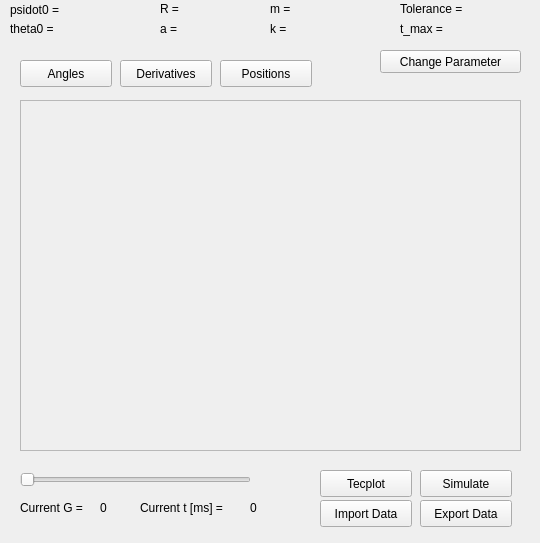
<?xml version="1.0" encoding="UTF-8"?>
<ui version="4.0">
 <class>MainWindow</class>
 <widget class="QMainWindow" name="MainWindow">
  <property name="geometry">
   <rect>
    <x>0</x>
    <y>0</y>
    <width>540</width>
    <height>543</height>
   </rect>
  </property>
  <property name="minimumSize">
   <size>
    <width>540</width>
    <height>543</height>
   </size>
  </property>
  <property name="maximumSize">
   <size>
    <width>540</width>
    <height>543</height>
   </size>
  </property>
  <property name="windowTitle">
   <string>MainWindow</string>
  </property>
  <widget class="QWidget" name="centralWidget">
   <widget class="QSlider" name="t_slider">
    <property name="geometry">
     <rect>
      <x>20</x>
      <y>470</y>
      <width>231</width>
      <height>19</height>
     </rect>
    </property>
    <property name="minimum">
     <number>0</number>
    </property>
    <property name="maximum">
     <number>2200</number>
    </property>
    <property name="singleStep">
     <number>10</number>
    </property>
    <property name="tracking">
     <bool>true</bool>
    </property>
    <property name="orientation">
     <enum>Qt::Horizontal</enum>
    </property>
   </widget>
   <widget class="QPushButton" name="changeparameter_button">
    <property name="geometry">
     <rect>
      <x>380</x>
      <y>50</y>
      <width>141</width>
      <height>23</height>
     </rect>
    </property>
    <property name="text">
     <string>Change Parameter</string>
    </property>
   </widget>
   <widget class="QPushButton" name="Simulate_button">
    <property name="geometry">
     <rect>
      <x>420</x>
      <y>470</y>
      <width>92</width>
      <height>27</height>
     </rect>
    </property>
    <property name="text">
     <string>Simulate</string>
    </property>
   </widget>
   <widget class="QPushButton" name="Import_button">
    <property name="geometry">
     <rect>
      <x>320</x>
      <y>500</y>
      <width>92</width>
      <height>27</height>
     </rect>
    </property>
    <property name="text">
     <string>Import Data</string>
    </property>
   </widget>
   <widget class="QPushButton" name="Export_button">
    <property name="geometry">
     <rect>
      <x>420</x>
      <y>500</y>
      <width>92</width>
      <height>27</height>
     </rect>
    </property>
    <property name="text">
     <string>Export Data</string>
    </property>
   </widget>
   <widget class="QLabel" name="t_text">
    <property name="geometry">
     <rect>
      <x>140</x>
      <y>500</y>
      <width>101</width>
      <height>16</height>
     </rect>
    </property>
    <property name="text">
     <string>Current t [ms] = </string>
    </property>
   </widget>
   <widget class="QLabel" name="G">
    <property name="geometry">
     <rect>
      <x>100</x>
      <y>500</y>
      <width>31</width>
      <height>16</height>
     </rect>
    </property>
    <property name="text">
     <string>0</string>
    </property>
   </widget>
   <widget class="QLabel" name="t">
    <property name="geometry">
     <rect>
      <x>250</x>
      <y>500</y>
      <width>46</width>
      <height>16</height>
     </rect>
    </property>
    <property name="text">
     <string>0</string>
    </property>
   </widget>
   <widget class="QLabel" name="G_text">
    <property name="geometry">
     <rect>
      <x>20</x>
      <y>500</y>
      <width>81</width>
      <height>16</height>
     </rect>
    </property>
    <property name="text">
     <string>Current G = </string>
    </property>
   </widget>
   <widget class="QLabel" name="m_text">
    <property name="geometry">
     <rect>
      <x>270</x>
      <y>0</y>
      <width>31</width>
      <height>17</height>
     </rect>
    </property>
    <property name="text">
     <string>m = </string>
    </property>
   </widget>
   <widget class="QLabel" name="k_text">
    <property name="geometry">
     <rect>
      <x>270</x>
      <y>20</y>
      <width>21</width>
      <height>17</height>
     </rect>
    </property>
    <property name="text">
     <string>k = </string>
    </property>
   </widget>
   <widget class="QLabel" name="Tolerance_text">
    <property name="geometry">
     <rect>
      <x>400</x>
      <y>0</y>
      <width>81</width>
      <height>17</height>
     </rect>
    </property>
    <property name="text">
     <string>Tolerance = </string>
    </property>
   </widget>
   <widget class="QLabel" name="R_text">
    <property name="geometry">
     <rect>
      <x>160</x>
      <y>0</y>
      <width>31</width>
      <height>17</height>
     </rect>
    </property>
    <property name="text">
     <string>R = </string>
    </property>
   </widget>
   <widget class="QLabel" name="a_text">
    <property name="geometry">
     <rect>
      <x>160</x>
      <y>20</y>
      <width>31</width>
      <height>17</height>
     </rect>
    </property>
    <property name="text">
     <string>a = </string>
    </property>
   </widget>
   <widget class="QLabel" name="theta0_text">
    <property name="geometry">
     <rect>
      <x>10</x>
      <y>20</y>
      <width>61</width>
      <height>17</height>
     </rect>
    </property>
    <property name="text">
     <string>theta0 = </string>
    </property>
   </widget>
   <widget class="QLabel" name="psidot0_text">
    <property name="geometry">
     <rect>
      <x>10</x>
      <y>0</y>
      <width>61</width>
      <height>20</height>
     </rect>
    </property>
    <property name="text">
     <string>psidot0 = </string>
    </property>
   </widget>
   <widget class="QLabel" name="psidot0">
    <property name="geometry">
     <rect>
      <x>80</x>
      <y>0</y>
      <width>59</width>
      <height>17</height>
     </rect>
    </property>
    <property name="text">
     <string/>
    </property>
   </widget>
   <widget class="QLabel" name="theta0">
    <property name="geometry">
     <rect>
      <x>80</x>
      <y>20</y>
      <width>59</width>
      <height>17</height>
     </rect>
    </property>
    <property name="text">
     <string/>
    </property>
   </widget>
   <widget class="QLabel" name="R">
    <property name="geometry">
     <rect>
      <x>190</x>
      <y>0</y>
      <width>59</width>
      <height>17</height>
     </rect>
    </property>
    <property name="text">
     <string/>
    </property>
   </widget>
   <widget class="QLabel" name="a">
    <property name="geometry">
     <rect>
      <x>190</x>
      <y>20</y>
      <width>59</width>
      <height>17</height>
     </rect>
    </property>
    <property name="text">
     <string/>
    </property>
   </widget>
   <widget class="QLabel" name="m">
    <property name="geometry">
     <rect>
      <x>300</x>
      <y>0</y>
      <width>59</width>
      <height>17</height>
     </rect>
    </property>
    <property name="text">
     <string/>
    </property>
   </widget>
   <widget class="QLabel" name="k">
    <property name="geometry">
     <rect>
      <x>300</x>
      <y>20</y>
      <width>59</width>
      <height>17</height>
     </rect>
    </property>
    <property name="text">
     <string/>
    </property>
   </widget>
   <widget class="QLabel" name="Tolerance">
    <property name="geometry">
     <rect>
      <x>480</x>
      <y>0</y>
      <width>59</width>
      <height>17</height>
     </rect>
    </property>
    <property name="text">
     <string/>
    </property>
   </widget>
   <widget class="QPushButton" name="Angles">
    <property name="geometry">
     <rect>
      <x>20</x>
      <y>60</y>
      <width>92</width>
      <height>27</height>
     </rect>
    </property>
    <property name="text">
     <string>Angles</string>
    </property>
   </widget>
   <widget class="QPushButton" name="Derivatives">
    <property name="geometry">
     <rect>
      <x>120</x>
      <y>60</y>
      <width>92</width>
      <height>27</height>
     </rect>
    </property>
    <property name="text">
     <string>Derivatives</string>
    </property>
   </widget>
   <widget class="QPushButton" name="Positions">
    <property name="geometry">
     <rect>
      <x>220</x>
      <y>60</y>
      <width>92</width>
      <height>27</height>
     </rect>
    </property>
    <property name="text">
     <string>Positions</string>
    </property>
   </widget>
   <widget class="QPushButton" name="Tecplot_button">
    <property name="geometry">
     <rect>
      <x>320</x>
      <y>470</y>
      <width>92</width>
      <height>27</height>
     </rect>
    </property>
    <property name="text">
     <string>Tecplot</string>
    </property>
   </widget>
   <widget class="QLabel" name="t_max_text">
    <property name="geometry">
     <rect>
      <x>400</x>
      <y>20</y>
      <width>61</width>
      <height>17</height>
     </rect>
    </property>
    <property name="text">
     <string>t_max = </string>
    </property>
   </widget>
   <widget class="QLabel" name="t_max">
    <property name="geometry">
     <rect>
      <x>460</x>
      <y>20</y>
      <width>59</width>
      <height>17</height>
     </rect>
    </property>
    <property name="text">
     <string/>
    </property>
   </widget>
   <widget class="QFrame" name="plottingframe">
    <property name="geometry">
     <rect>
      <x>20</x>
      <y>100</y>
      <width>501</width>
      <height>351</height>
     </rect>
    </property>
    <property name="frameShape">
     <enum>QFrame::StyledPanel</enum>
    </property>
    <property name="frameShadow">
     <enum>QFrame::Raised</enum>
    </property>
   </widget>
  </widget>
  <action name="actionOpenParameterOptions">
   <property name="text">
    <string>openParameterOptions</string>
   </property>
  </action>
  <action name="actionSlideTime">
   <property name="text">
    <string>SlideTime</string>
   </property>
  </action>
  <action name="actionAnglesClicked">
   <property name="text">
    <string>AnglesClicked</string>
   </property>
  </action>
  <action name="actionDerivativesClicked">
   <property name="text">
    <string>DerivativesClicked</string>
   </property>
  </action>
  <action name="actionPositionsClicked">
   <property name="text">
    <string>PositionsClicked</string>
   </property>
  </action>
 </widget>
 <layoutdefault spacing="6" margin="11"/>
 <resources/>
 <connections>
  <connection>
   <sender>changeparameter_button</sender>
   <signal>clicked()</signal>
   <receiver>actionOpenParameterOptions</receiver>
   <slot>trigger()</slot>
   <hints>
    <hint type="sourcelabel">
     <x>445</x>
     <y>59</y>
    </hint>
    <hint type="destinationlabel">
     <x>-1</x>
     <y>-1</y>
    </hint>
   </hints>
  </connection>
  <connection>
   <sender>t_slider</sender>
   <signal>sliderMoved(int)</signal>
   <receiver>actionSlideTime</receiver>
   <slot>trigger()</slot>
   <hints>
    <hint type="sourcelabel">
     <x>135</x>
     <y>479</y>
    </hint>
    <hint type="destinationlabel">
     <x>-1</x>
     <y>-1</y>
    </hint>
   </hints>
  </connection>
  <connection>
   <sender>Angles</sender>
   <signal>clicked()</signal>
   <receiver>actionAnglesClicked</receiver>
   <slot>trigger()</slot>
   <hints>
    <hint type="sourcelabel">
     <x>65</x>
     <y>73</y>
    </hint>
    <hint type="destinationlabel">
     <x>-1</x>
     <y>-1</y>
    </hint>
   </hints>
  </connection>
  <connection>
   <sender>Derivatives</sender>
   <signal>clicked()</signal>
   <receiver>actionDerivativesClicked</receiver>
   <slot>trigger()</slot>
   <hints>
    <hint type="sourcelabel">
     <x>165</x>
     <y>73</y>
    </hint>
    <hint type="destinationlabel">
     <x>-1</x>
     <y>-1</y>
    </hint>
   </hints>
  </connection>
  <connection>
   <sender>Positions</sender>
   <signal>clicked()</signal>
   <receiver>actionPositionsClicked</receiver>
   <slot>trigger()</slot>
   <hints>
    <hint type="sourcelabel">
     <x>265</x>
     <y>73</y>
    </hint>
    <hint type="destinationlabel">
     <x>-1</x>
     <y>-1</y>
    </hint>
   </hints>
  </connection>
 </connections>
 <slots>
  <slot>ExportbuttonClicked()</slot>
 </slots>
</ui>
